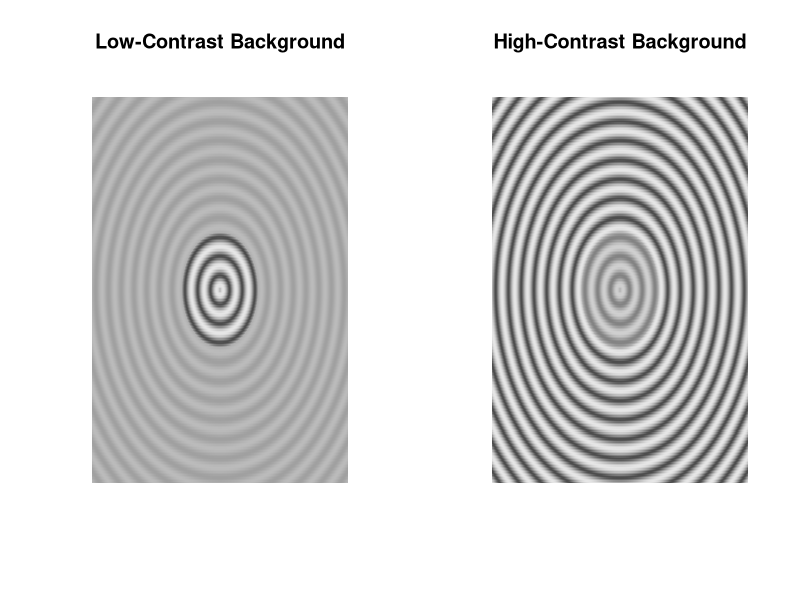
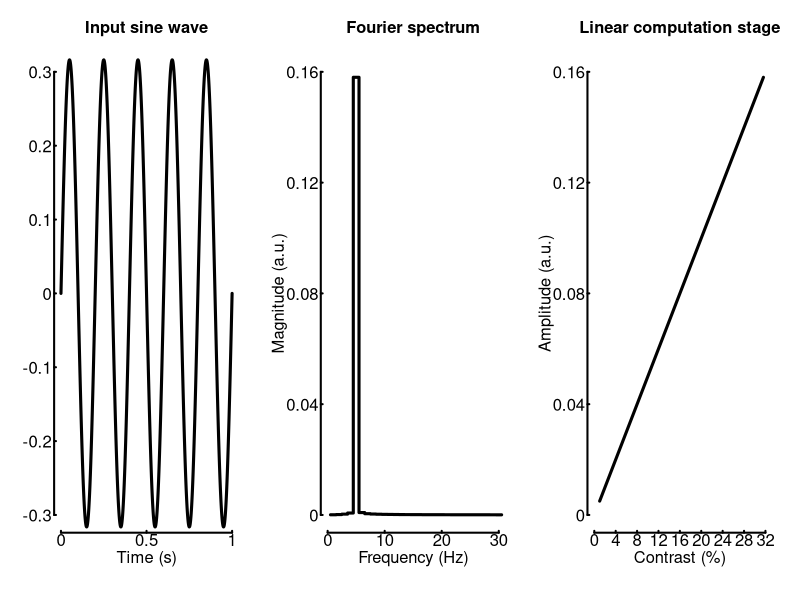
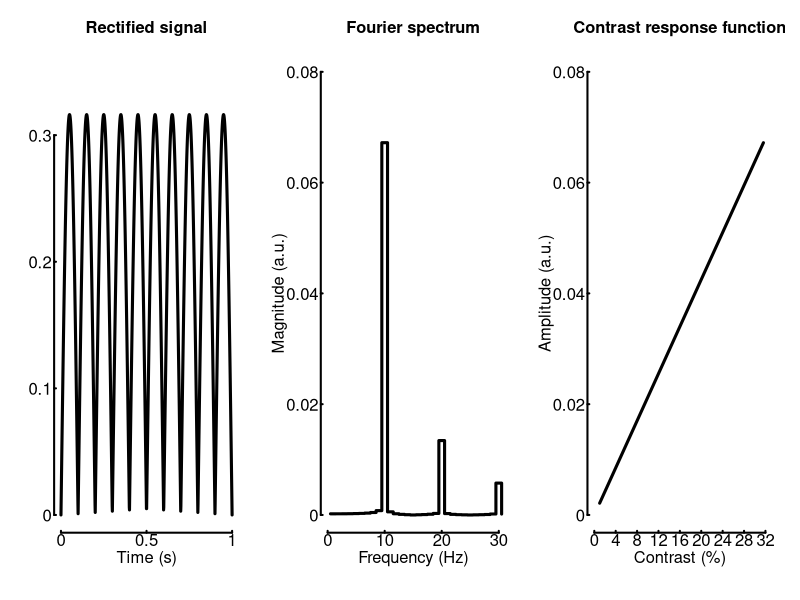
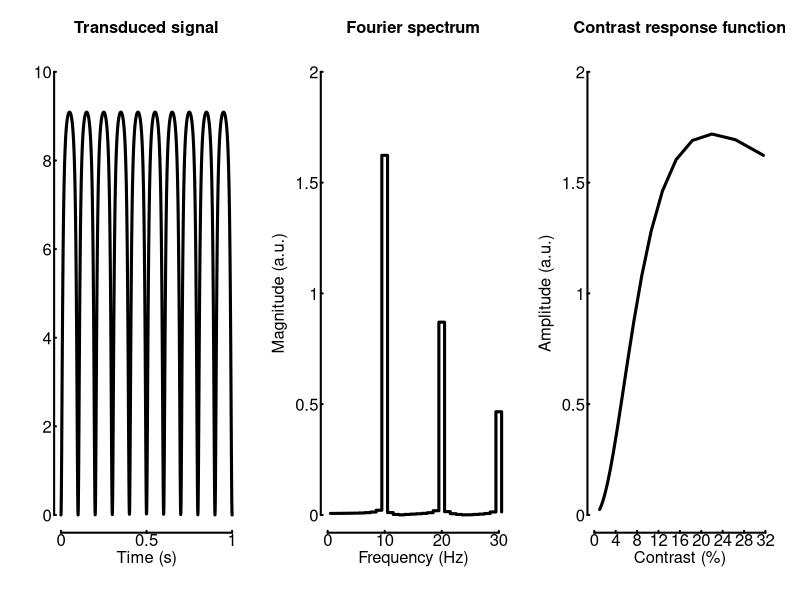
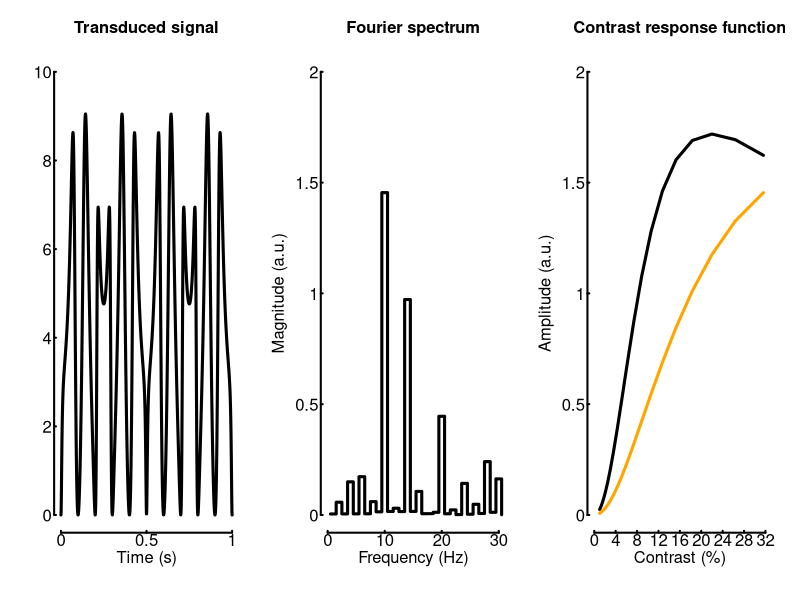
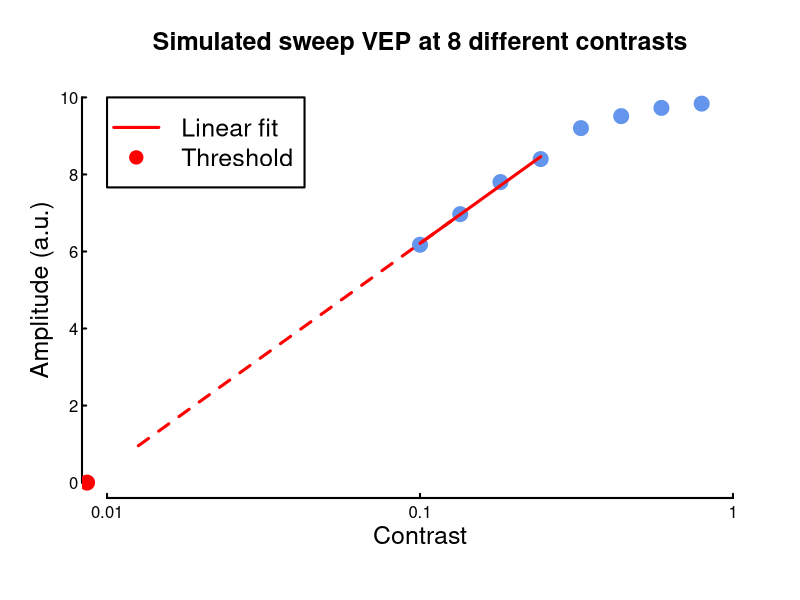
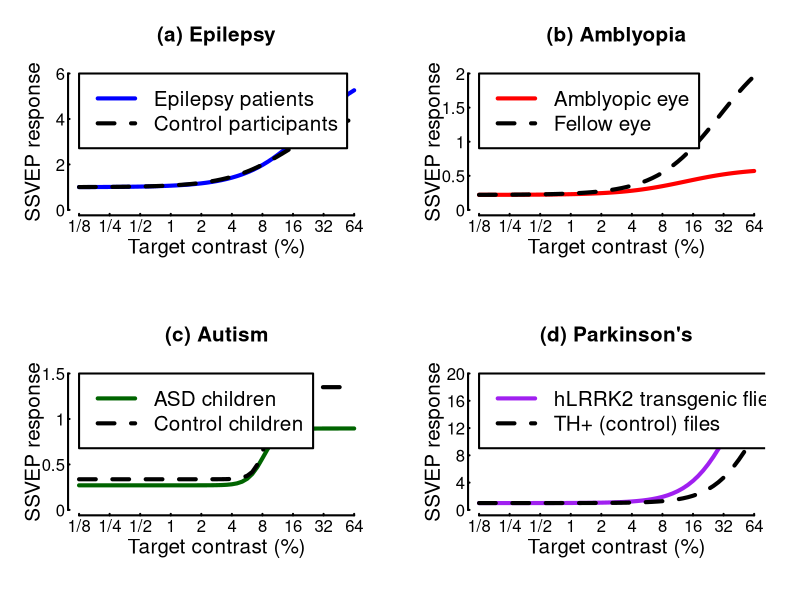

These figures' R source, in order:
## ---- chunk 1

# set up helper functions

simpleTransducerFunction <- function(inputContrast, c50, RMax){
 # Here we model a simple hyperbolic ratio function. Also called a "Naka-Rushton" function.
 # RMax defines the reponse gain of the transducer (how big the biggest output is). 
 # c50 defines the conrast sensitivity. Smaller values are more sensitive.
 # The exponent can also vary - here we fix it to 2
  expnt <- 2

  # Contrast cannot be negative. To model the responses of a set of on and off 
  # contrast detectors we perform full-wave rectification of the signal
  inputContrast <- abs(inputContrast)
  output <- RMax*(inputContrast^expnt)/(inputContrast^expnt + c50^expnt)
  return(output)
}

doubleTransducerFunction <- function(inputContrast, maskContrast, c50, RMax){
 # This version has two inputs, but the second input is purely suppressive
  expnt <- 2
  inputContrast <- abs(inputContrast)
  maskContrast <- abs(maskContrast)

  output <- RMax*(inputContrast^expnt)/(inputContrast^expnt + maskContrast^expnt + c50^expnt)
  return(output)  
}

create_grating <- function(size, frequency, phase, contrast){
    x <- matrix(rep(seq(-1,1,length=size),size),nrow=size,ncol=size)
    y <- t(x)
    grating <- sin(2 * pi * frequency * sqrt(x^2 + y^2) + phase)
    grating <- (grating + 1) / 2  # Normalize to [0, 1]
    grating <- grating * contrast + (1 - contrast) / 2  # Adjust contrast 
  return(grating)
}

create_circular_mask <- function(size){
    x <- matrix(rep(seq(-1,1,length=size),size),nrow=size,ncol=size)
    y <- t(x)
    radius <- sqrt(x^2 + y^2)
    mask <- sqrt(x**2 + y**2) <= 0.3
  return(mask)
}

if (!dir.exists('/Figures')){dir.create('/Figures')}

## ---- chunk 2

# Set parameters
size <- 256
frequency <- 10
phase <- 0
contrast_center <- 0.5
contrast_surround_low <- 0.1
contrast_surround_high <- 0.9

# Create gratings and circular masks
grating_center <- create_grating(size, frequency, phase, contrast_center)
grating_surround_low <- create_grating(size, frequency, phase, contrast_surround_low)
grating_surround_high <- create_grating(size, frequency, phase, contrast_surround_high)
mask <- create_circular_mask(size)

# Combine gratings and masks
image_low_contrast <- grating_surround_low
image_low_contrast[mask] <- grating_center[mask]
image_high_contrast <- grating_surround_high
image_high_contrast[mask] <- grating_center[mask]

png('Figures/1_centresurround.png',width=12,height=6.5, units = 'in', res = 300)

par(mfcol=c(1,2))

plot(x=NULL,y=NULL,xlim=c(0,1),ylim=c(0,1),axes=FALSE, ann=FALSE)
image(image_low_contrast,col=gray.colors(256),add=TRUE,useRaster=TRUE)
title(main='Low-Contrast Background')

plot(x=NULL,y=NULL,xlim=c(0,1),ylim=c(0,1),axes=FALSE, ann=FALSE)
image(image_high_contrast,col=gray.colors(256),add=TRUE,useRaster=TRUE)
title(main='High-Contrast Background')

dev.off()

## ---- chunk 3

inputFrequency_Hz <- 5 # We simulate a system with on input at many different contrasts
contrastRange <- (10^seq(0,1.5,length=20))/100 # Equally spaced log contrast between 1 and 10^1.5
duration_S <- 1 # All variables in this code have an _[units] where possible
digitisationRate_Hz <- 1000
freqCutoff_Hz <- 30
c50 <- 0.10
RMax <- 10

support_S <- seq(0,duration_S,length=duration_S*digitisationRate_Hz)

initialSignal <- NULL # Create lists to hold the initial contrast representation and the result of passign it through a simple Naka-Rushton function
transducedSignal <- NULL

for (contrastIndex in 1:length(contrastRange)){
  
  inputModulation <- sin(2 * pi * inputFrequency_Hz * support_S) * contrastRange[contrastIndex]

  FT_Signal <- fft(inputModulation) / length(inputModulation)
 
  inputAmplitude <- abs(FT_Signal[inputFrequency_Hz+1])
  initialSignal[contrastIndex] <- inputAmplitude

   # Now compute the FT on the signal after it has passed through a single non-linearity. Do this 
   # using the transducer functiona above.
  transducedModulation <- simpleTransducerFunction(inputModulation, c50, RMax)
  FT_transducedModulation <- fft(transducedModulation)/ length(transducedModulation)
  transducedAmplitude <- abs(FT_transducedModulation[1 + inputFrequency_Hz*2])
  transducedSignal[contrastIndex] <- transducedAmplitude
}

frequencySupport <- seq(0,freqCutoff_Hz*duration_S+1) # We only want to plot the frequencies in the FFT up to this point
  
#Make a figure with three subplots

png('Figures/2_linearsystem.png',width=12,height=4, units = 'in', res = 300)
par(mfrow=c(1,3))

  plot(x=NULL,y=NULL,axes=FALSE, ann=FALSE, xlim=c(0,1), ylim=c(-0.3,0.3))   
  axis(1, at=seq(0,1,0.5), tck=0.01, lab=F, lwd=2)     # plot tick marks (no labels)
  axis(2, at=seq(-3,3,1)/10, tck=0.01, lab=F, lwd=2)
  mtext(text = seq(0,1,0.5), side = 1, at=seq(0,1,0.5), line=0.2)     # add the tick labels
  mtext(text = seq(-3,3,1)/10, side = 2, at=seq(-3,3,1)/10, line=0.2, las=1)  
title(xlab="Time (s)", col.lab=rgb(0,0,0), line=1.5, cex.lab=1.5)    
title(main="Input sine wave", cex.main=1.5)

lines(support_S, inputModulation, lwd=3)

# Plot the absolute values of the FFT in the second axis as a bar plot

  plot(frequencySupport[2:length(frequencySupport)]-0.5,abs(FT_Signal[2:length(frequencySupport)]),type='s',lwd=3,axes=FALSE, ann=FALSE, xlim=c(0,30), ylim=c(0,0.16))
  axis(1, at=seq(0,30,10), tck=0.01, lab=F, lwd=2)     # plot tick marks (no labels)
  axis(2, at=seq(0,0.16,0.04), tck=0.01, lab=F, lwd=2)
  mtext(text = seq(0,30,10), side = 1, at=seq(0,30,10), line=0.2)     # add the tick labels
  mtext(text = seq(0,0.16,0.04), side = 2, at=seq(0,0.16,0.04), line=0.2, las=1)  
title(xlab="Frequency (Hz)", col.lab=rgb(0,0,0), line=1.5, cex.lab=1.5)    
title(ylab="Magnitude (a.u.)", col.lab=rgb(0,0,0), line=2.6, cex.lab=1.5)
title(main="Fourier spectrum", cex.main=1.5)

  plot(x=NULL,y=NULL,axes=FALSE, ann=FALSE, xlim=c(0,32), ylim=c(0,0.16))   
  axis(1, at=seq(0,32,4), tck=0.01, lab=F, lwd=2)     # plot tick marks (no labels)
  axis(2, at=seq(0,0.16,0.04), tck=0.01, lab=F, lwd=2)
  mtext(text = seq(0,32,4), side = 1, at=seq(0,32,4), line=0.2)     # add the tick labels
  mtext(text = seq(0,0.16,0.04), side = 2, at=seq(0,0.16,0.04), line=0.2, las=1)  
title(xlab="Contrast (%)", col.lab=rgb(0,0,0), line=1.5, cex.lab=1.5)    
title(ylab="Amplitude (a.u.)", col.lab=rgb(0,0,0), line=2.6, cex.lab=1.5)
title(main="Linear computation stage", cex.main=1.5)

lines(contrastRange*100,initialSignal,lwd=3)

dev.off()

## ---- chunk 4

inputFrequency_Hz <- 5 # We simulate a system with on input at many different contrasts
contrastRange <- (10^seq(0,1.5,length=20))/100 # Equally spaced log contrast between 1 and 10^1.5
duration_S <- 1 # All variables in this code have an _[units] where possible
digitisationRate_Hz <- 1000
freqCutoff_Hz <- 30
c50 <- 0.10
RMax <- 10

support_S <- seq(0,duration_S,length=duration_S*digitisationRate_Hz)

initialSignal <- NULL # Create lists to hold the initial contrast representation and the result of passign it through a simple Naka-Rushton function
transducedSignal <- NULL

for (contrastIndex in 1:length(contrastRange)){
  
  inputModulation <- sin(2 * pi * inputFrequency_Hz * support_S) * contrastRange[contrastIndex]

    # We are about to model response to contrast. Different cell populations detect positive and negative-going contrast and we can model their combined response by performing full-wave rectification as follows: 
  fullWaveRectifiedSignal <- abs(inputModulation)
  
  # This doubles the frequencies of the resulting FT and also introduces harmonics at higher frequencies but it does not alter the general shape of the contrast vs response function.
  
  # Now compute the FT on the signal after it has passed through full wave rectification
  FT_transducedModulation <- fft(fullWaveRectifiedSignal) / length(fullWaveRectifiedSignal)
 
  transducedAmplitude <- abs(FT_transducedModulation[2*inputFrequency_Hz+1])
  transducedSignal[contrastIndex] <- transducedAmplitude

}

frequencySupport <- seq(0,freqCutoff_Hz*duration_S+1) # We only want to plot the frequencies in the FFT up to this point
  
#Make a figure with three subplots

png('Figures/3_fullwaverectification.png',width=12,height=4, units = 'in', res = 300)
par(mfrow=c(1,3))

  plot(x=NULL,y=NULL,axes=FALSE, ann=FALSE, xlim=c(0,1), ylim=c(0,0.35))   
  axis(1, at=seq(0,1,0.5), tck=0.01, lab=F, lwd=2)     # plot tick marks (no labels)
  axis(2, at=seq(0,3,1)/10, tck=0.01, lab=F, lwd=2)
  mtext(text = seq(0,1,0.5), side = 1, at=seq(0,1,0.5), line=0.2)     # add the tick labels
  mtext(text = seq(0,3,1)/10, side = 2, at=seq(0,3,1)/10, line=0.2, las=1)  
title(xlab="Time (s)", col.lab=rgb(0,0,0), line=1.5, cex.lab=1.5)    
title(main="Rectified signal", cex.main=1.5)

lines(support_S, fullWaveRectifiedSignal, lwd=3)

# Plot the absolute values of the FFT in the second axis as a bar plot
  plot(frequencySupport[2:length(frequencySupport)]-0.5,abs(FT_transducedModulation[2:length(frequencySupport)]),type='s',lwd=3,axes=FALSE, ann=FALSE, xlim=c(0,30), ylim=c(0,0.08))
  axis(1, at=seq(0,30,10), tck=0.01, lab=F, lwd=2)     # plot tick marks (no labels)
  axis(2, at=seq(0,0.08,0.02), tck=0.01, lab=F, lwd=2)
  mtext(text = seq(0,30,10), side = 1, at=seq(0,30,10), line=0.2)     # add the tick labels
  mtext(text = seq(0,0.08,0.02), side = 2, at=seq(0,0.08,0.02), line=0.2, las=1)  
title(xlab="Frequency (Hz)", col.lab=rgb(0,0,0), line=1.5, cex.lab=1.5)    
title(ylab="Magnitude (a.u.)", col.lab=rgb(0,0,0), line=2.6, cex.lab=1.5)
title(main="Fourier spectrum", cex.main=1.5)

  plot(x=NULL,y=NULL,axes=FALSE, ann=FALSE, xlim=c(0,32), ylim=c(0,0.08))   
  axis(1, at=seq(0,32,4), tck=0.01, lab=F, lwd=2)     # plot tick marks (no labels)
  axis(2, at=seq(0,0.08,0.02), tck=0.01, lab=F, lwd=2)
  mtext(text = seq(0,32,4), side = 1, at=seq(0,32,4), line=0.2)     # add the tick labels
  mtext(text = seq(0,0.08,0.02), side = 2, at=seq(0,0.08,0.02), line=0.2, las=1)  
title(xlab="Contrast (%)", col.lab=rgb(0,0,0), line=1.5, cex.lab=1.5)    
title(ylab="Amplitude (a.u.)", col.lab=rgb(0,0,0), line=2.6, cex.lab=1.5)
title(main="Contrast response function", cex.main=1.5)

lines(contrastRange*100,transducedSignal,lwd=3)

dev.off()

## ---- chunk 5

inputFrequency_Hz <- 5 # We simulate a system with on input at many different contrasts
contrastRange <- (10^seq(0,1.5,length=20))/100 # Equally spaced log contrast between 1 and 10^1.5
duration_S <- 1 # All variables in this code have an _[units] where possible
digitisationRate_Hz <- 1000
freqCutoff_Hz <- 30
c50 <- 0.10
RMax <- 10

support_S <- seq(0,duration_S,length=duration_S*digitisationRate_Hz)

initialSignal <- NULL # Create lists to hold the initial contrast representation and the result of passign it through a simple Naka-Rushton function
transducedSignal <- NULL

for (contrastIndex in 1:length(contrastRange)){
  
  inputModulation <- sin(2 * pi * inputFrequency_Hz * support_S) * contrastRange[contrastIndex]

  FT_Signal <- fft(inputModulation) / length(inputModulation)
 
  inputAmplitude <- abs(FT_Signal[inputFrequency_Hz+1])
  initialSignal[contrastIndex] <- inputAmplitude

   # Now compute the FT on the signal after it has passed through a single non-linearity. Do this 
   # using the transducer function above.
  transducedModulation <- simpleTransducerFunction(inputModulation, c50, RMax)
  FT_transducedModulation <- fft(transducedModulation)/ length(transducedModulation)
  transducedAmplitude <- abs(FT_transducedModulation[1 + inputFrequency_Hz*2])
  transducedSignal[contrastIndex] <- transducedAmplitude
}

frequencySupport <- seq(0,freqCutoff_Hz*duration_S+1) # We only want to plot the frequencies in the FFT up to this point
  
#Make a figure with three subplots

png('Figures/4_transducer.png',width=12,height=4, units = 'in', res = 300)
par(mfrow=c(1,3))

  plot(x=NULL,y=NULL,axes=FALSE, ann=FALSE, xlim=c(0,1), ylim=c(0,10))   
  axis(1, at=seq(0,1,0.5), tck=0.01, lab=F, lwd=2)     # plot tick marks (no labels)
  axis(2, at=seq(0,10,2), tck=0.01, lab=F, lwd=2)
  mtext(text = seq(0,1,0.5), side = 1, at=seq(0,1,0.5), line=0.2)     # add the tick labels
  mtext(text = seq(0,10,2), side = 2, at=seq(0,10,2), line=0.2, las=1)  
title(xlab="Time (s)", col.lab=rgb(0,0,0), line=1.5, cex.lab=1.5)    
title(main="Transduced signal", cex.main=1.5)

lines(support_S, transducedModulation, lwd=3)

# Plot the absolute values of the FFT in the second axis as a bar plot

  plot(frequencySupport[2:length(frequencySupport)]-0.5,abs(FT_transducedModulation[2:length(frequencySupport)]),type='s',lwd=3,axes=FALSE, ann=FALSE, xlim=c(0,30), ylim=c(0,2))
  axis(1, at=seq(0,30,10), tck=0.01, lab=F, lwd=2)     # plot tick marks (no labels)
  axis(2, at=seq(0,2,0.5), tck=0.01, lab=F, lwd=2)
  mtext(text = seq(0,30,10), side = 1, at=seq(0,30,10), line=0.2)     # add the tick labels
  mtext(text = seq(0,2,0.5), side = 2, at=seq(0,2,0.5), line=0.2, las=1)  
title(xlab="Frequency (Hz)", col.lab=rgb(0,0,0), line=1.5, cex.lab=1.5)    
title(ylab="Magnitude (a.u.)", col.lab=rgb(0,0,0), line=2.6, cex.lab=1.5)
title(main="Fourier spectrum", cex.main=1.5)

  plot(x=NULL,y=NULL,axes=FALSE, ann=FALSE, xlim=c(0,32), ylim=c(0,2))   
  axis(1, at=seq(0,32,4), tck=0.01, lab=F, lwd=2)     # plot tick marks (no labels)
  axis(2, at=seq(0,2,0.5), tck=0.01, lab=F, lwd=2)
  mtext(text = seq(0,32,4), side = 1, at=seq(0,32,4), line=0.2)     # add the tick labels
  mtext(text = seq(0,2,0.5), side = 2, at=seq(0,2,0.5), line=0.2, las=1)  
title(xlab="Contrast (%)", col.lab=rgb(0,0,0), line=1.5, cex.lab=1.5)    
title(ylab="Amplitude (a.u.)", col.lab=rgb(0,0,0), line=2.6, cex.lab=1.5)
title(main="Contrast response function", cex.main=1.5)

lines(contrastRange*100,transducedSignal,lwd=3)

dev.off()

## ---- chunk 6

inputFrequency_Hz <- 5 # We simulate a system with on input at many different contrasts
contrastRange <- (10^seq(0,1.5,length=20))/100 # Equally spaced log contrast between 1 and 10^1.5
maskFrequency_Hz <- 7
maskContrast <- max(contrastRange)

duration_S <- 1 # All variables in this code have an _[units] where possible
digitisationRate_Hz <- 1000
freqCutoff_Hz <- 30
c50 <- 0.10
RMax <- 10

support_S <- seq(0,duration_S,length=duration_S*digitisationRate_Hz)

initialSignal <- NULL # Create lists to hold the initial contrast representation and the result of passign it through a simple Naka-Rushton function
transducedSignal <- NULL
maskedSignal <- NULL

for (contrastIndex in 1:length(contrastRange)){
  
  inputModulation <- sin(2 * pi * inputFrequency_Hz * support_S) * contrastRange[contrastIndex]
  maskModulation <- sin(2 * pi * maskFrequency_Hz * support_S) * maskContrast

   # Now compute the FT on the signal after it has passed through a single non-linearity. Do this 
   # using the transducer functiona above.
  transducedModulation <- doubleTransducerFunction(inputModulation, 0*maskModulation, c50,RMax)
  FT_transducedModulation <- fft(transducedModulation)/ length(transducedModulation)
  transducedAmplitude <- abs(FT_transducedModulation[1+inputFrequency_Hz*2])
  transducedSignal[contrastIndex] <- transducedAmplitude
  
  transducedModulation <- doubleTransducerFunction(inputModulation, maskModulation, c50,RMax)
  FT_transducedModulation <- fft(transducedModulation)/ length(transducedModulation)
  transducedAmplitude <- abs(FT_transducedModulation[1+inputFrequency_Hz*2])
  maskedSignal[contrastIndex] <- transducedAmplitude
}

frequencySupport <- seq(0,freqCutoff_Hz*duration_S+1) # We only want to plot the frequencies in the FFT up to this point
  
#Make a figure with three subplots

png('Figures/5_twoinputs.png',width=12,height=4, units = 'in', res = 300)
par(mfrow=c(1,3))

  plot(x=NULL,y=NULL,axes=FALSE, ann=FALSE, xlim=c(0,1), ylim=c(0,10))   
  axis(1, at=seq(0,1,0.5), tck=0.01, lab=F, lwd=2)     # plot tick marks (no labels)
  axis(2, at=seq(0,10,2), tck=0.01, lab=F, lwd=2)
  mtext(text = seq(0,1,0.5), side = 1, at=seq(0,1,0.5), line=0.2)     # add the tick labels
  mtext(text = seq(0,10,2), side = 2, at=seq(0,10,2), line=0.2, las=1)  
title(xlab="Time (s)", col.lab=rgb(0,0,0), line=1.5, cex.lab=1.5)    
title(main="Transduced signal", cex.main=1.5)

lines(support_S, transducedModulation, lwd=3)

# Plot the absolute values of the FFT in the second axis as a bar plot

  plot(frequencySupport[2:length(frequencySupport)]-0.5,abs(FT_transducedModulation[2:length(frequencySupport)]),type='s',lwd=3,axes=FALSE, ann=FALSE, xlim=c(0,30), ylim=c(0,2))
  axis(1, at=seq(0,30,10), tck=0.01, lab=F, lwd=2)     # plot tick marks (no labels)
  axis(2, at=seq(0,2,0.5), tck=0.01, lab=F, lwd=2)
  mtext(text = seq(0,30,10), side = 1, at=seq(0,30,10), line=0.2)     # add the tick labels
  mtext(text = seq(0,2,0.5), side = 2, at=seq(0,2,0.5), line=0.2, las=1)  
title(xlab="Frequency (Hz)", col.lab=rgb(0,0,0), line=1.5, cex.lab=1.5)    
title(ylab="Magnitude (a.u.)", col.lab=rgb(0,0,0), line=2.6, cex.lab=1.5)
title(main="Fourier spectrum", cex.main=1.5)

  plot(x=NULL,y=NULL,axes=FALSE, ann=FALSE, xlim=c(0,32), ylim=c(0,2))   
  axis(1, at=seq(0,32,4), tck=0.01, lab=F, lwd=2)     # plot tick marks (no labels)
  axis(2, at=seq(0,2,0.5), tck=0.01, lab=F, lwd=2)
  mtext(text = seq(0,32,4), side = 1, at=seq(0,32,4), line=0.2)     # add the tick labels
  mtext(text = seq(0,2,0.5), side = 2, at=seq(0,2,0.5), line=0.2, las=1)  
title(xlab="Contrast (%)", col.lab=rgb(0,0,0), line=1.5, cex.lab=1.5)    
title(ylab="Amplitude (a.u.)", col.lab=rgb(0,0,0), line=2.6, cex.lab=1.5)
title(main="Contrast response function", cex.main=1.5)

lines(contrastRange*100,transducedSignal,lwd=3)
lines(contrastRange*100,maskedSignal,col='orange',lwd=3)

dev.off()

## ---- chunk 7

# Define some constants
nLevels <- 8
internalNoise <- 1
inputFrequency_Hz <- 5 # We simulate a system with on input at many different contrasts
contrastRange <- (10^seq(1,1.9,length=nLevels))/100  # Equally spaced log contrast between 1 and 10^1.9
duration_S <- 1 # All variables in this code have an _[units] where possible
digitisationRate_Hz <- 1000
freqCutoff_Hz <- 30

support_S <- seq(0,duration_S,length=duration_S*digitisationRate_Hz)

initialSignal <- NULL
transducedSignal <- NULL
for (contrastIndex in 1:length(contrastRange)){
  inputModulation <- sin(2 * pi * inputFrequency_Hz * support_S) * contrastRange[contrastIndex] + runif(length(support_S))*internalNoise

  FT_Signal <- fft(inputModulation) / length(inputModulation)

  responseAmplitude <- abs(FT_Signal[inputFrequency_Hz+1])
  initialSignal[contrastIndex] <- responseAmplitude
  transducedSignal[contrastIndex] <- simpleTransducerFunction(responseAmplitude, 0.05, 10)
}
# Now fit a linear regression to the first 4 contrast levels (before it saturates) and find out where this crosses the Y-axis
X = log10(contrastRange[1:4])
X2 = log10((10^seq(0.1,1.1,length=nLevels))/100)
y <- transducedSignal[1:4]
reg <- lm(y ~ X)
x_intercept <- 10 ^ (-reg$coefficients[1] / reg$coefficients[2])
Yfit <- reg$coefficients[2]*X + reg$coefficients[1]
Yextrap <- reg$coefficients[2]*X2 + reg$coefficients[1]

png('Figures/6_sweepplot.png',width=6,height=6, units = 'in', res = 300)

  plot(x=NULL,y=NULL,axes=FALSE, ann=FALSE, xlim=c(-2,0), ylim=c(0,10))   
  axis(1, at=seq(-2,0,1), tck=0.01, lab=F, lwd=2)     # plot tick marks (no labels)
  axis(2, at=seq(0,10,2), tck=0.01, lab=F, lwd=2)
  mtext(text = c(0.01,0.1,1), side = 1, at=seq(-2,0,1), line=0.2)     # add the tick labels
  mtext(text = seq(0,10,2), side = 2, at=seq(0,10,2), line=0.2, las=1)  
title(xlab="Contrast", col.lab=rgb(0,0,0), line=1.5, cex.lab=1.5)    
title(ylab="Amplitude (a.u.)", col.lab=rgb(0,0,0), line=1.5, cex.lab=1.5)    
title(main=paste("Simulated sweep VEP at",nLevels,"different contrasts"), cex.main=1.5)

points(log10(contrastRange),transducedSignal,pch=19,col='cornflowerblue',cex=2)
points(log10(x_intercept),0,pch=19,col='red',cex=2)

lines(X,Yfit,lwd=3,col='red')
lines(X2,Yextrap,lwd=3,lty=2,col='red')

legend(-2,10,c('Linear fit','Threshold'),lty=c(1,NA),pch=c(NA,19),lwd=3,col='red',box.lwd=2,cex=1.5)

dev.off()

# axs.semilogx(contrastRange[:4], reg.predict(X), 'r-', label='Linear Fit')
# axs.semilogx(np.logspace(0.1,1.1,nLevels)/100, reg.predict(X2), 'r--')


## ---- chunk 8

# Parameters
finecontrastsdB <- seq(-18,36,1)
finecontrasts <- 10^(finecontrastsdB / 20)
ticklocsx <- seq(-18,36,6)
ticklabelsx <- c('1/8', '1/4', '1/2', 1, 2, 4, 8, 16, 32, 64)

png('Figures/7_clinicalplot.png',width=12,height=12, units = 'in', res = 300)
par(mfrow=c(2,2))

epilepsyparams <- matrix(0,nrow=2,ncol=4) 
epilepsyparams[1,] <- c(3.4, 0.15, 1.4, 1)  # controls
epilepsyparams[2,] <- c(5.3, 0.23, 1.4, 1)  # patients

# Calculate responses
respEPIcontrols <- epilepsyparams[1,1] * ((finecontrasts/100)^epilepsyparams[1,3] /
                (epilepsyparams[1,2]^epilepsyparams[1,3] + (finecontrasts/100)^epilepsyparams[1,3])) + epilepsyparams[1,4]

respEPIpatients <- epilepsyparams[2,1] * ((finecontrasts/100)^epilepsyparams[2,3] /
                (epilepsyparams[2,2]^epilepsyparams[2,3] + (finecontrasts/100)^epilepsyparams[2,3])) + epilepsyparams[2,4]

ticklocsy <- seq(0,6,2)
  plot(x=NULL,y=NULL,axes=FALSE, ann=FALSE, xlim=c(-18,36), ylim=c(0,6))   
  axis(1, at=ticklocsx, tck=0.01, lab=F, lwd=2)     # plot tick marks (no labels)
  axis(2, at=ticklocsy, tck=0.01, lab=F, lwd=2)
  mtext(text = ticklabelsx, side = 1, at=ticklocsx, line=0.2)     # add the tick labels
  mtext(text = ticklocsy, side = 2, at=ticklocsy, line=0.2, las=1)  
  title(xlab="Target contrast (%)", col.lab=rgb(0,0,0), line=1.5, cex.lab=1.5)    
  title(ylab="SSVEP response", col.lab=rgb(0,0,0), line=1.5, cex.lab=1.5)
  title(main="(a) Epilepsy", cex.main=1.5)

lines(finecontrastsdB, respEPIpatients, lwd=4, col='blue')
lines(finecontrastsdB, respEPIcontrols, lwd=4, col='black', lty=2)

legend(-18,6,c('Epilepsy patients','Control participants'),lwd=4,lty=1:2,col=c('blue','black'),box.lwd=2,cex=1.5)



amblyparams <- matrix(0,nrow=2,ncol=4) 
amblyparams[1,] <- c(0.39, 37.2, 1.4, 0.22)  # amblyopic eye
amblyparams[2,] <- c(2.33, 111.69, 1.4, 0.22)  # fellow eye

# Calculate responses
respambly <- amblyparams[1,1] * ((finecontrasts)^amblyparams[1,3] /
                (amblyparams[1,2] + (finecontrasts)^amblyparams[1,3])) + amblyparams[1,4]

respfellow <- amblyparams[2,1] * ((finecontrasts)^amblyparams[2,3] /
                (amblyparams[2,2] + (finecontrasts)^amblyparams[2,3])) + amblyparams[2,4]

ticklocsy <- seq(0,2,0.5)
  plot(x=NULL,y=NULL,axes=FALSE, ann=FALSE, xlim=c(-18,36), ylim=c(0,2))   
  axis(1, at=ticklocsx, tck=0.01, lab=F, lwd=2)     # plot tick marks (no labels)
  axis(2, at=ticklocsy, tck=0.01, lab=F, lwd=2)
  mtext(text = ticklabelsx, side = 1, at=ticklocsx, line=0.2)     # add the tick labels
  mtext(text = ticklocsy, side = 2, at=ticklocsy, line=0.2, las=1)  
  title(xlab="Target contrast (%)", col.lab=rgb(0,0,0), line=1.5, cex.lab=1.5)     
  title(ylab="SSVEP response", col.lab=rgb(0,0,0), line=1.5, cex.lab=1.5)
  title(main="(b) Amblyopia", cex.main=1.5)

lines(finecontrastsdB, respambly, lwd=4, col='red')
lines(finecontrastsdB, respfellow, lwd=4, col='black', lty=2)

legend(-18,2,c('Amblyopic eye','Fellow eye'),lwd=4,lty=1:2,col=c('red','black'),box.lwd=2,cex=1.5)


# Autism and control groups for the autism plot

autismparams <- matrix(0,nrow=2,ncol=4) 
autismparams[1,] <- c(0.6253, 0.2701, 125550, 5.6199)  # ASD group
autismparams[2,] <- c(1.0131, 0.3369, 3589900, 6.8622)  # control group

# Calculate responses
respASD <- (autismparams[1,1] * (finecontrasts^autismparams[1,4]) /
           (autismparams[1,3] + finecontrasts^autismparams[1,4])) + autismparams[1,2]
respCON <- (autismparams[2,1] * (finecontrasts^autismparams[2,4]) /
           (autismparams[2,3] + finecontrasts^autismparams[2,4])) + autismparams[2,2]

ticklocsy <- seq(0,1.5,0.5)
  plot(x=NULL,y=NULL,axes=FALSE, ann=FALSE, xlim=c(-18,36), ylim=c(0,1.5))   
  axis(1, at=ticklocsx, tck=0.01, lab=F, lwd=2)     # plot tick marks (no labels)
  axis(2, at=ticklocsy, tck=0.01, lab=F, lwd=2)
  mtext(text = ticklabelsx, side = 1, at=ticklocsx, line=0.2)     # add the tick labels
  mtext(text = ticklocsy, side = 2, at=ticklocsy, line=0.2, las=1)  
  title(xlab="Target contrast (%)", col.lab=rgb(0,0,0), line=1.5, cex.lab=1.5)    
  title(ylab="SSVEP response", col.lab=rgb(0,0,0), line=1.5, cex.lab=1.5)
  title(main="(c) Autism", cex.main=1.5)

lines(finecontrastsdB, respASD, lwd=4, col='darkgreen')
lines(finecontrastsdB, respCON, lwd=4, col='black', lty=2)

legend(-18,1.5,c('ASD children','Control children'),lwd=4,lty=1:2,col=c('darkgreen','black'),box.lwd=2,cex=1.5)


# PD parameters for Drosophila from Afsari et al HMG 2014

PDparams2F1 <- matrix(0,nrow=2,ncol=4) 
PDparams2F1[1,] <- c(22, 0.7, 2, 1)  # controls
PDparams2F1[2,] <- c(24, 0.4, 2, 1)  # hLRRK2

PDparams1F1 <- matrix(0,nrow=2,ncol=4) 
PDparams1F1[1,] <- c(104, 0.76, 2, 1)  # controls
PDparams1F1[2,] <- c(170, 0.382, 2, 1)  # hLRRK2

# Note: Here we plot the 2F1 curves which, we think, most closely correspond to the more central neuronal (as opposed to the photoreceptor-derived) signals
respParkControls <- PDparams2F1[1,1] * ((finecontrasts/100)^PDparams2F1[1,3] /
                      (PDparams2F1[1,2]^PDparams2F1[1,3] + (finecontrasts/100)^PDparams2F1[1,3])) + PDparams2F1[1,4]

respParkPatients <- PDparams2F1[2,1] * ((finecontrasts/100)^PDparams2F1[2,3] /
                      (PDparams2F1[2,2]^PDparams2F1[2,3] + (finecontrasts/100)^PDparams2F1[2,3])) + PDparams2F1[2,4]


ticklocsy <- seq(0,20,4)
  plot(x=NULL,y=NULL,axes=FALSE, ann=FALSE, xlim=c(-18,36), ylim=c(0,20))   
  axis(1, at=ticklocsx, tck=0.01, lab=F, lwd=2)     # plot tick marks (no labels)
  axis(2, at=ticklocsy, tck=0.01, lab=F, lwd=2)
  mtext(text = ticklabelsx, side = 1, at=ticklocsx, line=0.2)     # add the tick labels
  mtext(text = ticklocsy, side = 2, at=ticklocsy, line=0.2, las=1)  
  title(xlab="Target contrast (%)", col.lab=rgb(0,0,0), line=1.5, cex.lab=1.5)       
  title(ylab="SSVEP response", col.lab=rgb(0,0,0), line=1.5, cex.lab=1.5)
  title(main="(d) Parkinson's", cex.main=1.5)

lines(finecontrastsdB, respParkPatients, lwd=4, col='purple')
lines(finecontrastsdB, respParkControls, lwd=4, col='black', lty=2)

legend(-18,20,c('hLRRK2 transgenic flies','TH+ (control) files'),lwd=4,lty=1:2,col=c('purple','black'),box.lwd=2,cex=1.5)

dev.off()


